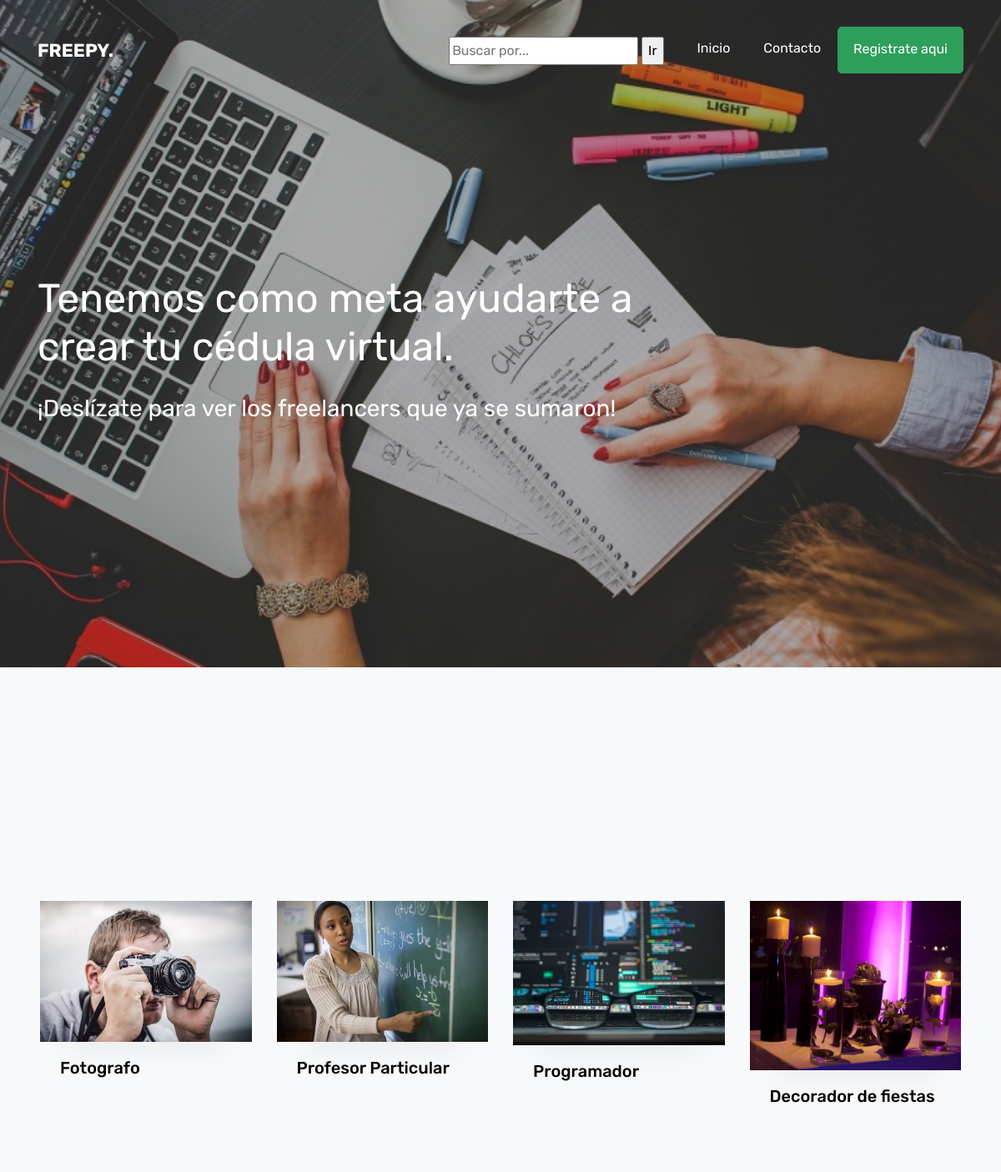
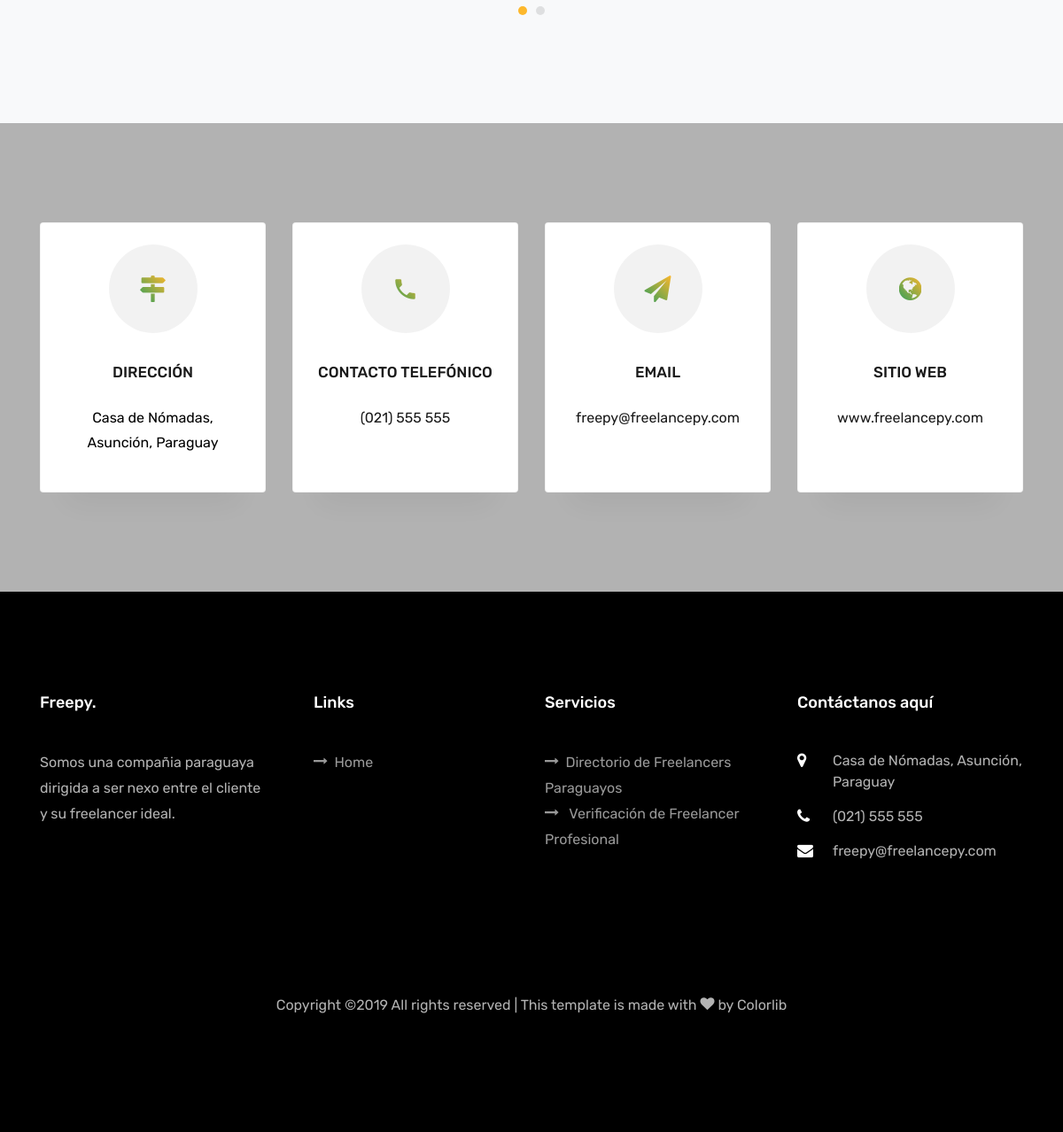
The page / on the database its author committed (2 pictures, top to bottom).
### pagweb/models.py (models this page shows, shortened)
class Profesion(models.Model):
    nombre_profesion = models.CharField(max_length=30)
    imagen_chica = models.ImageField(upload_to='media/', null=True, blank=True)
    imagen_grande = models.ImageField(upload_to='media/', null=True, blank=True)
    class Meta:
        verbose_name = 'Profesion'
        verbose_name_plural = 'Profesiones'

### pagweb/views.py (the view)
# urls.py: path('', views.index, name='index'),
def index(request):
    url_homepage = "index2.html"
    listado_prof = Profesion.objects.all()
    contexto = { "lista_profesiones":listado_prof }
    return render(request, url_homepage, contexto)

### pagweb/templates/index2.html (shortened to what this page needs)
<!DOCTYPE html>
<html lang="en">
  <head>
    <link rel="stylesheet" href="/static/css/open-iconic-bootstrap.min.css">
    <link rel="stylesheet" href="/static/css/animate.css">
    <link rel="stylesheet" href="/static/css/owl.carousel.min.css">
    <link rel="stylesheet" href="/static/css/owl.theme.default.min.css">
    <link rel="stylesheet" href="/static/css/magnific-popup.css">
    <link rel="stylesheet" href="/static/css/aos.css">
    <link rel="stylesheet" href="/static/css/ionicons.min.css">
    <link rel="stylesheet" href="/static/css/flaticon.css">
    <link rel="stylesheet" href="/static/css/icomoon.css">
    <link rel="stylesheet" href="/static/css/style.css">
  </head>
  <body>
    <nav class="navbar navbar-expand-lg navbar-dark ftco_navbar bg-dark ftco-navbar-light" id="ftco-navbar">
	    <div class="container">
	      <a class="navbar-brand" href="/"><span>Freepy.</span></a>
	      <div class="collapse navbar-collapse" id="ftco-nav">
	        <ul class="navbar-nav nav ml-auto">
            <li class="nav-item">
              <form class="nav-link" action="/listafree">
                <input class="nav-item" type="text" placeholder="Buscar por..." name="busq">
                <input class="nav-item" type="submit" value="Ir">
              </form>
            </li>
	          <li class="nav-item"><a href="#" class="nav-link" data-nav-section="Inicio"><span>Inicio</span></a></li>
						<li class="nav-item"><a href="#contacto" class="nav-link" data-nav-section="Contacto"><span>Contacto</span></a></li>
            <li class="nav-item cta"><a href="/crearfree/" class="nav-link"><span>Registrate aqui</span></a></li>
	        </ul>
	      </div>
	    </div>
	  </nav>
    <section class="hero-wrap js-fullheight" style="background-image: url('/static/images/bg_1.jpg');" data-section="home">
      <div class="container">
        <div class="row no-gutters slider-text js-fullheight align-items-center justify-content-start" data-scrollax-parent="true">
          <div class="col-md-8 ftco-animate mt-5" data-scrollax=" properties: { translateY: '70%' }">
            <h1 class="mb-4" data-scrollax="properties: { translateY: '30%', opacity: 1.6 }">Tenemos como meta ayudarte a crear tu cédula virtual.</h1>
						<h3 class="mb-4 text-white" data-scrollax="properties: { translateY: '30%', opacity: 1.6 }">¡Deslízate para ver los freelancers que ya se sumaron!</h3>
          </div>
        </div>
      </div>
		</section>
    <section class="ftco-section ftco-project bg-light" data-section="projects">
    	<div class="container-fluid px-md-5">
    		<div class="row justify-content-center pb-5">
        </div>
    		<div class="row">
    			<div class="col-md-12 testimonial">
            <div class="carousel-project owl-carousel">
							{% for x in lista_profesiones %}
								<div class="item">
									<div class="project">
                    <a href="../listafree?prof={{x.id}}">
                      <div class="img">
                        <img src="media/{{ x.imagen_chica }}" class="img-fluid" alt="{{ x.nombre_profesion }}">
                      </div>
                      <div class="text px-4">
                        <h3>{{ x.nombre_profesion }}</h3>
                      </div>
                    </a>
									</div>
								</div>
							{% endfor %}
            </div>
          </div>
    		</div>
    	</div>
    </section>
    <section class="ftco-section contact-section">
      <div class="container" id="contacto">
        <div class="row d-flex contact-info">
          <div class="col-md-6 col-lg-3 d-flex">
          	<div class="align-self-stretch box p-4 text-center">
          		<div class="icon d-flex align-items-center justify-content-center">
          			<span class="icon-map-signs"></span>
          		</div>
          		<h3 class="mb-4">DIRECCIÓN</h3>
	            <p style="color:black";>Casa de Nómadas, Asunción, Paraguay</p>
	          </div>
          </div>
          <div class="col-md-6 col-lg-3 d-flex">
          	<div class="align-self-stretch box p-4 text-center">
          		<div class="icon d-flex align-items-center justify-content-center">
          			<span class="icon-phone2"></span>
          		</div>
          		<h3 class="mb-4">CONTACTO TELEFÓNICO</h3>
	            <p><a href="tel://021555555">(021) 555 555</a></p>
	          </div>
          </div>
          <div class="col-md-6 col-lg-3 d-flex">
          	<div class="align-self-stretch box p-4 text-center">
          		<div class="icon d-flex align-items-center justify-content-center">
          			<span class="icon-paper-plane"></span>
          		</div>
          		<h3 class="mb-4">EMAIL</h3>
	            <p><a href="mailto:freepy@freelancepy.com">freepy@freelancepy.com</a></p>
	          </div>
          </div>
          <div class="col-md-6 col-lg-3 d-flex">
          	<div class="align-self-stretch box p-4 text-center">
          		<div class="icon d-flex align-items-center justify-content-center">
          			<span class="icon-globe"></span>
          		</div>
          		<h3 class="mb-4">SITIO WEB</h3>
	            <p><a href="/">www.freelancepy.com</a></p>
	          </div>
          </div>
        </div>
      </div>
    </section>
    <footer class="ftco-footer ftco-section">
      <div class="container">
        <div class="row mb-5">
          <div class="col-md">
            <div class="ftco-footer-widget mb-4">
              <h2 class="ftco-heading-2">Freepy.</h2>
              <p>Somos una compañia paraguaya dirigida a ser nexo entre el cliente y su freelancer ideal.</p>
              <ul class="ftco-footer-social list-unstyled float-md-left float-lft mt-5">
              </ul>
            </div>
          </div>
          <div class="col-md">
            <div class="ftco-footer-widget mb-4 ml-md-4">
              <h2 class="ftco-heading-2">Links</h2>
              <ul class="list-unstyled">
                <li><a href="#"><span class="icon-long-arrow-right mr-2"></span>Home</a></li>
              </ul>
            </div>
          </div>
          <div class="col-md">
             <div class="ftco-footer-widget mb-4">
              <h2 class="ftco-heading-2">Servicios</h2>
              <ul class="list-unstyled">
                <li><span class="icon-long-arrow-right mr-2"></span>Directorio de Freelancers Paraguayos</a></li>
                <li><span class="icon-long-arrow-right mr-2"></span> Verificación de Freelancer Profesional</a></li>
              </ul>
            </div>
          </div>
          <div class="col-md">
            <div class="ftco-footer-widget mb-4">
            	<h2 class="ftco-heading-2">Contáctanos aquí</h2>
            	<div class="block-23 mb-3">
	              <ul>
	                <li><span class="icon icon-map-marker"></span><span class="text">Casa de Nómadas, Asunción, Paraguay</span></li>
	                <li><span class="icon icon-phone"></span><span class="text">(021) 555 555</span></a></li>
	                <li><span class="icon icon-envelope"></span><span class="text">freepy@freelancepy.com</span></a></li>
	              </ul>
	            </div>
            </div>
          </div>
        </div>
        <div class="row">
          <div class="col-md-12 text-center">
            <p>
  Copyright &copy;<script>document.write(new Date().getFullYear());</script> All rights reserved | This template is made with <i class="icon-heart color-danger" aria-hidden="true"></i> by <a href="https://colorlib.com" target="_blank">Colorlib</a>
  </p>
          </div>
        </div>
      </div>
    </footer>
  </body>
</html>

### pagweb/static/css/icomoon.css (style rules this page uses)
[class^="icon-"], [class*=" icon-"] { font-family: 'icomoon' !important; speak: none; font-style: normal; font-weight: normal; font-variant: normal; text-transform: none; line-height: 1; -webkit-font-smoothing: antialiased; -moz-osx-font-smoothing: grayscale; }
.icon-heart:before { content: "\f004"; }
.icon-map-marker:before { content: "\f041"; }
.icon-phone:before { content: "\f095"; }
.icon-globe:before { content: "\f0ac"; }
.icon-envelope:before { content: "\f0e0"; }
.icon-long-arrow-right:before { content: "\f178"; }
.icon-paper-plane:before { content: "\f1d8"; }
.icon-map-signs:before { content: "\f277"; }
.icon-phone2:before { content: "\e0cd"; }

### rows shown on the page
Profesion: imagen_chica (picture), nombre_profesion "Fotografo"
Profesion: imagen_chica (picture), nombre_profesion "Profesor Particular"
Profesion: imagen_chica (picture), nombre_profesion "Programador"
Profesion: imagen_chica (picture), nombre_profesion "Decorador de fiestas"
